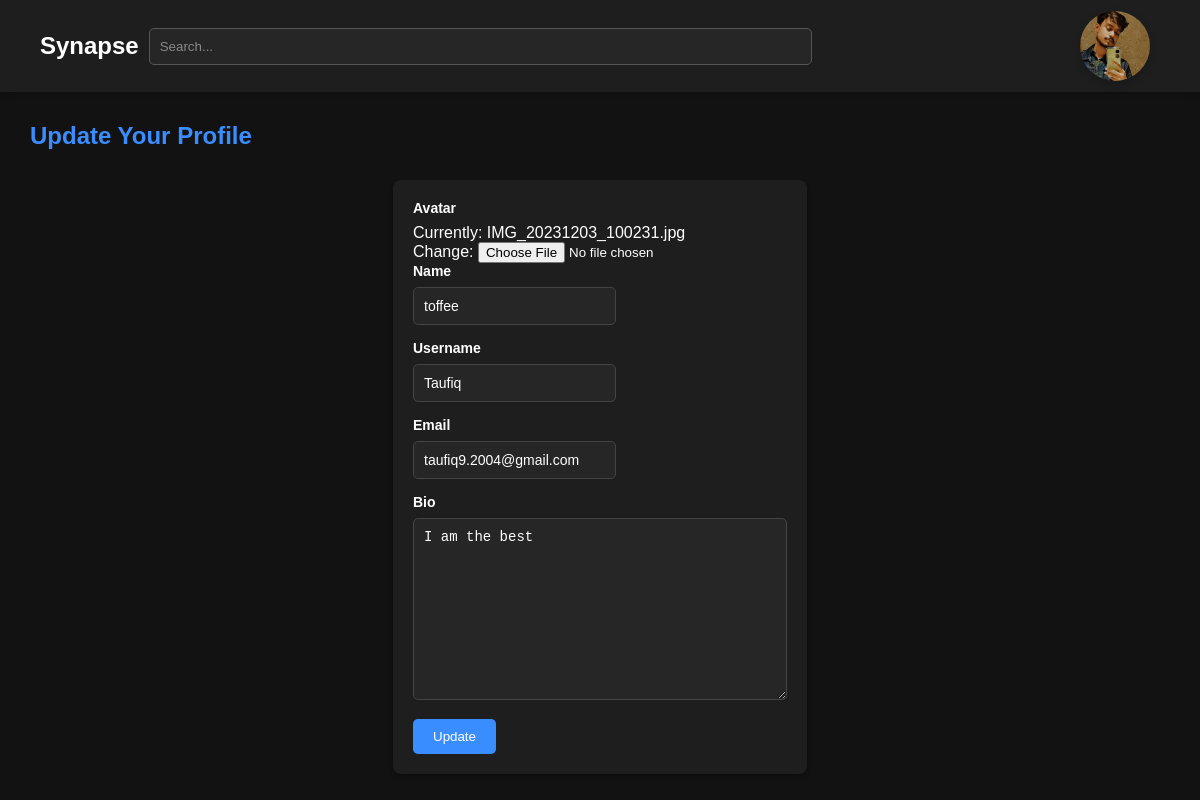
The app's page /update-user/ (signed in), older data.
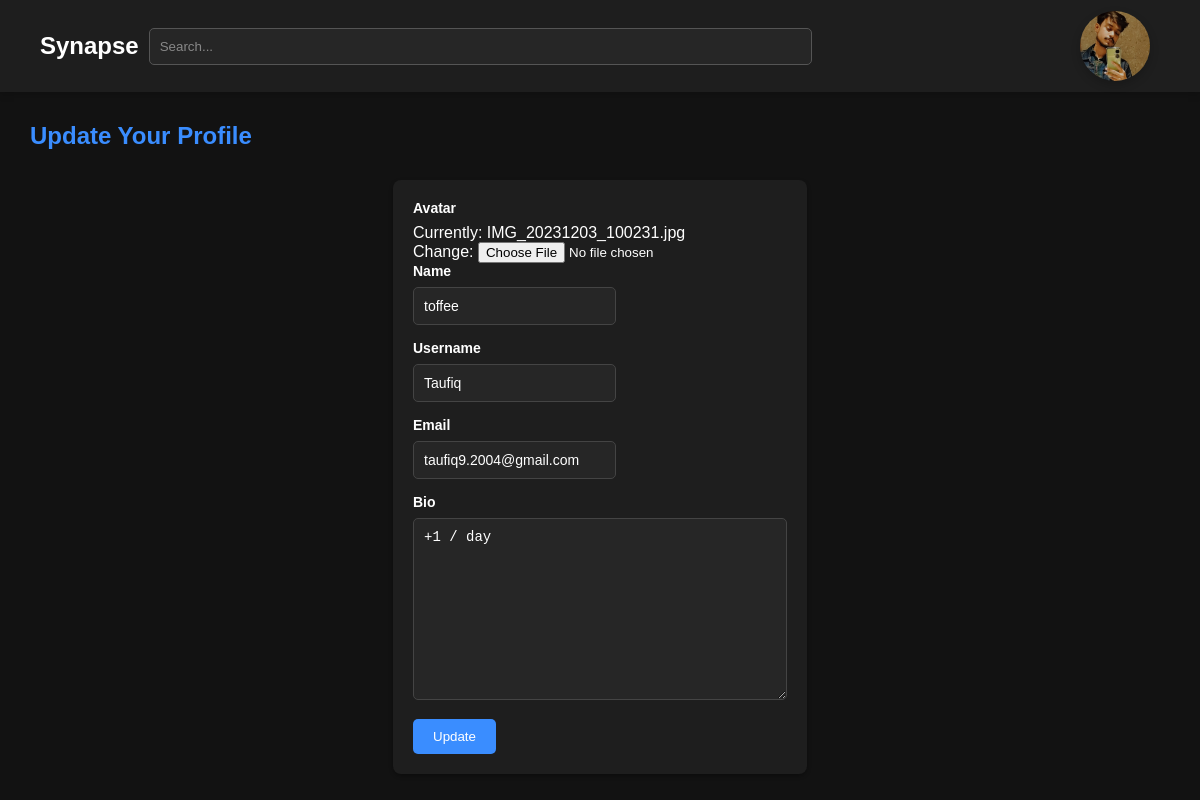
The same page, newer data.
### base/models.py (models this page shows)
class User(AbstractUser):
    name = models.CharField(max_length=200 ,null=True)
    email = models.EmailField(null=True,unique=True)
    bio = models.TextField(null=True)
    avatar = models.ImageField(null=True,default="avatar.png")
    USERNAME_FIELD = 'email'
    REQUIRED_FIELDS = []

### base/views.py (the view)
# urls.py: path('update-user/', views.updateUser , name = "update-user"),
@login_required(login_url='login')
def updateUser(request):
    user = request.user
    form = UserForm( instance=user)
    if request.method == 'POST':
        form = UserForm(request.POST, request.FILES, instance=user)
        if form.is_valid():
            form.save()
            return redirect('user-profile', pk=user.id)
    return render(request, 'base/update-user.html', {'form': form})

### base/forms.py
class UserForm(ModelForm):
    class Meta:
        model  = User
        fields = ['avatar','name','username', 'email', 'bio']

### base/templates/base/update-user.html (shortened to what this page needs)
{% extends 'main.html' %}
{% block content %}
  <div class="form-wrapper">
    <h2 style="margin: 30px;">Update Your Profile</h2>
    <div class="form-container">
      <form class="form-post" method="POST" action="" enctype="multipart/form-data">
      {% for field in form %}
        <div class="form-group">
          <label for="room-name">{{field.label}}</label>
         {{field}}
        </div>
        {% endfor %}
        <input type="submit" value="Update" />
      </form>
    </div>
  </div>
  {% endblock %}

### templates/nav.html
<nav class="navbar">
  <a class="logo" href="/">Synapse </a>
  <div class="search-container">
    <form style="padding: 10px" method="GET" action="{% url 'home' %}">
      <input class="search-bar" name="q" placeholder="Search..." />
    </form>
  </div>
  <div style="margin-right: 10px; margin-left: 25%">
    {% if request.user.is_authenticated %}
    <a href="{% url 'user-profile' request.user.id %}">
      <div class="profile-pic-container" style="    width: 70px;
    height: 70px;">
        <img src="{{request.user.avatar.url}}" alt="Profile Picture" />
      </div>
    </a>
    {% else %}
    <a style="" href="{% url 'login' %}">hhd</a>
    {% endif %}
  </div>
</nav>

Row changes from the older to the newer data that the page shows:
changed User "toffee": bio "I am the best" → "+1 / day"
